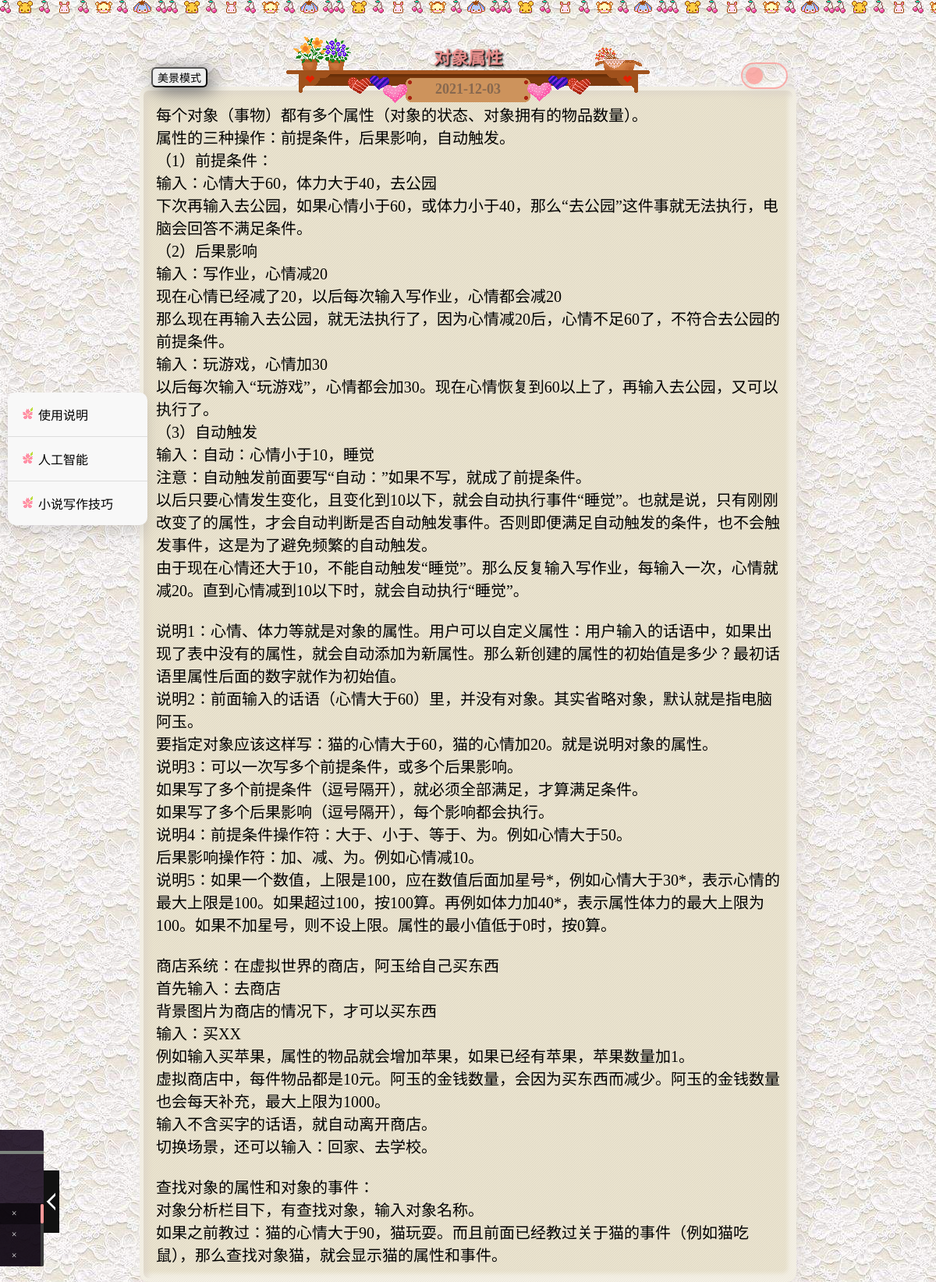
Page /a.php?id=dx on the committed database.
### tables this page shows
CREATE TABLE `article`  (
  `id` varchar(45) NOT NULL,
  `title` varchar(45) NULL DEFAULT NULL,
  `content` mediumtext NULL,
  `date_time` varchar(20) NULL DEFAULT NULL,
  PRIMARY KEY (`id`) USING BTREE
);

### a.php (the view, shortened to what this page needs)
<!doctype html>
<html>
<head>
<link rel="stylesheet" href="style2.css">
<link href="music/css/player.css" rel="stylesheet" type="text/css"/>
</head>
<body οnmοusemοve=\HideMenu()\ οncοntextmenu="return false" οndragstart="return false" onselectstart ="return false" οnselect="document.selection.empty()" οncοpy="document.selection.empty()" onbeforecopy="return false" οnmοuseup="document.selection.empty()">
<?php
$path = 'config.ini';
$config = parse_ini_file($path);
$host = $config['host'];
$user = $config['user'];
$password = $config['password'];
$db = $config['db'];
$mysqli = new mysqli($host,$user,$password,$db);
mysqli_set_charset($mysqli,"utf8");
$s=$_GET['id'];
$sql = "select * from article where id = '$s'";
$query = mysqli_query($mysqli,$sql);
while($row = mysqli_fetch_array($query)){
    $content = $row['content'];
    $date_time = $row['date_time'];
}
?>
<div style="width:100%; height:20px; background:url(img/line/line4.png); background-repeat:repeat-x;"></div>
<br><br>
<div style="width:600px; margin:0 auto; text-align:center;">
    <div class="font_2" style="color:rgba(252,157,154,0.7); font-size:22px; margin:0 auto;">
    </div>
    <div style="margin:0 auto; margin-top:-41px;">
    	<img src="img/line/ti.png">
    </div>
    <div class="font_time" style="margin:0 auto; margin-top:-32px;">
        <?php echo $date_time?>
    </div>
    <br>
    <div style="width:300px; position:absolute; margin:0 auto; margin-top:-63px; margin-left:530px;">
    <label class='theme-switch checkbox' for='checkbox1'><input id='checkbox1' type='checkbox'><div class='slider round'></div></label>
    </div>
    <div style="width:300px; position:absolute; margin:0 auto; margin-top:-57px; margin-left:-220px;">
    <button class="read" onClick="document.location=('b.php?id=<?php echo $s?>')">美景模式</button>
    </div>
</div>
<div class="ao" style="width:800px; font-size:20px; margin-top:-32px;">
	<?php echo nl2br($content)?>
</div>
<div class="MenuContainer">
    <div class="LeftMenu">
    	<ul class="LeftMenu-list">
        	<li class="LeftMenu-item"><button class="LeftMenu-button"><img src="img/icon/f.png">&nbsp;使用说明</button>
            </li>
        </ul>
        <ul class="LeftMenu-list">
        	<li class="LeftMenu-item"><button class="LeftMenu-button"><img src="img/icon/f.png">&nbsp;人工智能</button>
            </li>
        </ul>
        <ul class="LeftMenu-list">
            <li class="LeftMenu-item"><button class="LeftMenu-button"><img src="img/icon/f.png">&nbsp;小说写作技巧</button>
            </li>
        </ul>
    </div>
</div>
<div id="jp_container_N" class="jp-video jp-video-270p jp-state-playing" role="application" aria-label="media player" style="left: 0px; height: 175px; bottom: 20px;">
	<div class="jp-type-playlist">
        <div>
        </div>
		<div class="jp-gui">
			<div class="jp-interface">
				<div class="jp-progress">
					<div class="jp-seek-bar" style="width: 100%;">
					</div>
				</div>
				<div class="jp-controls-holder">
				</div>
			</div>
		</div>
		<div class="jp-playlist">
			<div class="jp-playlist-box" style="height: 80px;">
				<ul style="height: 1000px; display: block; top: 0px;"></ul>
			</div>
		</div>
	</div>
	<div class="scrollBar" style="display: block;">
		<div class="bar" style="top: 0px;"></div>
	</div>
	<button type="button" class="folded_bt" title="点击收缩" id="btnfold" style="top: 52px;">
    <span style="transform: rotate(180deg);"></span>
    </button>
</div>
</body>
</html>

### style2.css (style rules this page uses)
:root { --bg-color:url(img/bg/bg1.jpg) top center rgba(200,200,200,.5); --div-color:url(img/bg/linebg.png) top center #ede6d1; --input-color:rgba(200,200,200,0.4); --button-color:rgba(252,157,154,0.8); --font-color1:#000; --font-color2:rgba(144,152,168,1); --font-weight:normal; --soft-high-light: rgba(255,255,255,.43); --dark-high-light: rgba(217,210,200,.51); --bg-LeftMenu:#f8f8f8; --LeftMenu-color:#000; --LeftMenu-hover:#e0e5ec; }
body { background: var(--bg-color); }
.ao { width:600px; box-shadow: 6px 6px 16px 0 var(--dark-high-light), -6px -6px 16px 0 var(--soft-high-light), inset 6px 6px 5px 0 var(--dark-high-light), inset -6px -6px 5px 0 var(--soft-high-light); border: 5px solid var(--soft-high-light); color: var(--font-color1); background:var(--div-color); font-weight:var(--font-weight); border-radius: 12px; padding:16px; font-size:22px; margin:0 auto; }
.theme-switch { display: inline-block; height: 34px; position: relative; width: 60px; }
.slider { box-shadow: 6px 6px 16px 0 var(--dark-high-light), -6px -6px 16px 0 var(--soft-high-light), inset 6px 6px 5px 0 var(--dark-high-light), inset -6px -6px 5px 0 var(--soft-high-light); background-color: inherit; bottom: 0; cursor: pointer; left: 0; position: absolute; right: 0; top: 0; transition: .4s; border: 2px solid var(--button-color); }
.slider:before { background-color: var(--button-color); box-shadow: 0px 0px 5px var(--dark-high-light); bottom: 4px; content: ""; height: 22px; left: 4px; position: absolute; transition: .4s; width: 22px; }
.slider.round { border-radius: 34px; }
.slider.round:before { border-radius: 50%; }
.font_2 { font-weight:bold; text-shadow:0 0 1px currentColor,1px 1px 1px #000,2px 2px 3px #000; }
.font_time { color:rgba(30,41,61,0.4); font-size:18px; font-weight:bold; }
.read { border-radius:6px; font-size:14px; -webkit-border-radius: 6px; -moz-border-radius: 6px; -webkit-box-shadow: 6px 5px 24px #666666; -moz-box-shadow: 6px 5px 24px #666666; box-shadow: 6px 5px 24px #666666; }
.LeftMenu { display: -webkit-box; display: flex; -webkit-box-orient: vertical; -webkit-box-direction: normal; flex-direction: column; background: var(--bg-LeftMenu); border-radius: 10px; box-shadow: 0 10px 20px rgba(64, 64, 64, 0.15); }
.LeftMenu-list { box-sizing: border-box; padding:0; margin:0; list-style-type:none; margin: 0; display: block; width: 100%; padding: 8px; }
.LeftMenu-list + .LeftMenu-list { border-top: 1px solid #ddd; }
.LeftMenu-item { position: relative; }
.LeftMenu-button { color:var(--LeftMenu-color); font: inherit; border: 0; padding: 8px 8px; padding-right: 36px; width: 100%; border-radius: 8px; display: -webkit-box; display: flex; -webkit-box-align: center; align-items: center; position: relative; background:none; }
.MenuContainer { box-sizing: border-box; padding:10px; list-style-type:none; position:fixed; top: 30%; left:0px; width: 100%; display: -webkit-box; display: flex; -webkit-box-align:left; align-items: left; -webkit-box-pack: left; justify-content: left; vertical-align:middle; }

### rows in the picture
article: date_time "2021-12-03", content "每个对象（事物）都有多个属性（对象的状态、对象拥有的物品数量）。 属性的三种操作：前提条件，后果影响，自动触发。 （1）前提条件： 输入：心情大于60，体力大于40，去公园 下次再输入去公园，如果心情小于60，或体力小于40，那么“去公园”这件事就无法执行，电脑会回答不满足条件。 （2）后果影响 输入：写作业，心情减20 现在心情已经减了20，以后每次输入写作业，心情都会减20 那么现在再输入去公园，就无法执行了，因为心情减20后，心情不足60了，不符合去公园的前提条件。 输入：玩游戏，心情加30 以后每次输入“玩游戏”，心情都会加30。现在心情恢复到60以上了，再输入去公园，又可以执行了。 （3）自动触发 输入：自动：心情小于10，睡觉 注意：自动触发前面要写“自动：”如果不写，就成了前提条件。 以后只要心情发生变化，且变化到10以下，就会自动执行事件“睡觉”。也就是说，只有刚刚改变了的属性，才会自动判断是否自动触发事件。否则即便满足自动触发的条件，也不会触发事件，这是为了避免频繁的自动触发。 由于现在心情还大于10，不能自动触发“睡觉”。那么反复输入写作业，每输入一次，心情就减20。直到心情减到10以下时，就会自动执行“睡觉”。 说明1：心情、体力等就是对象的属性。用户可以自定义属性：用户输入的话语中，如果出现了表中没有的属性，就会自动添加为新属性。那么新创建的属性的初始值是多少？最初话语里属性后面的数字就作为初始值。 说明2：前面输入的话语（心情大于60）里，并没有对象。其实省略对象，默认就是指电脑阿玉。…"
